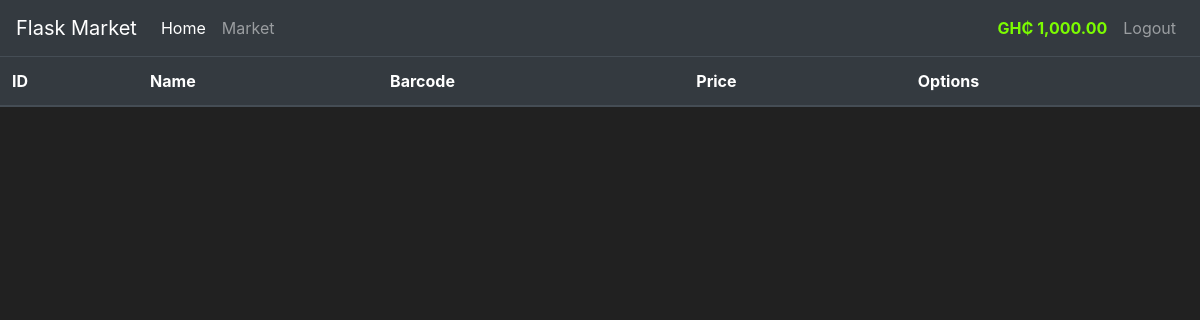
/market (signed in), run on an earlier commit of the app's database.
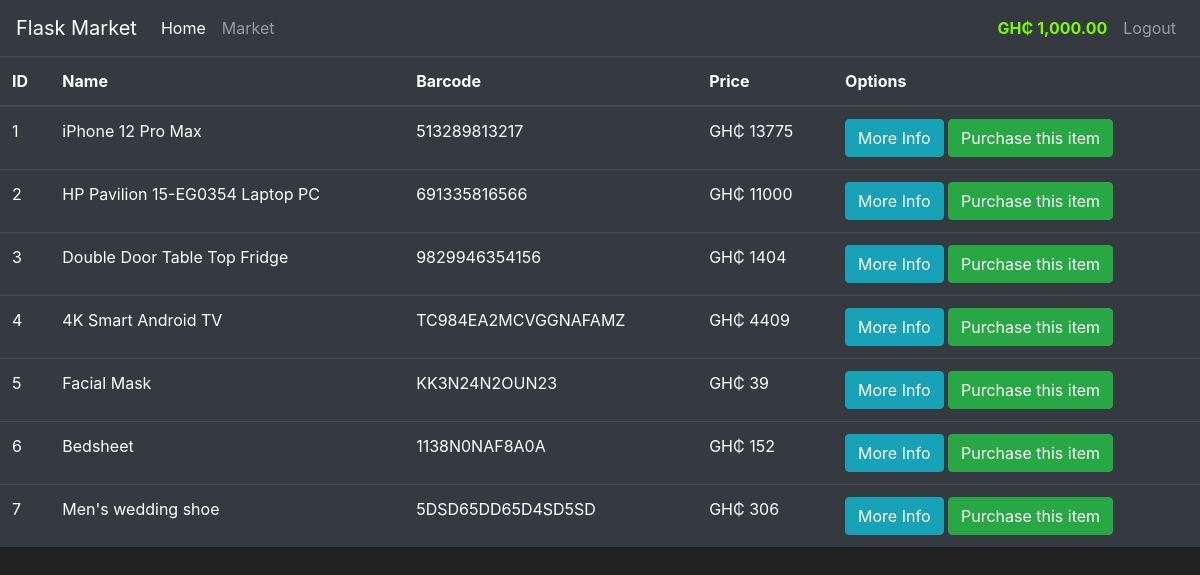
And on a later commit of the database.
### market/models.py (models this page shows, shortened)
class User(db.Model, UserMixin):
    id = db.Column(db.Integer(), primary_key=True)
    username = db.Column(db.String(150), unique=True, nullable=False)
    email = db.Column(db.String(150), unique=True, nullable=False)
    password = db.Column(db.String(60), nullable=False)
    budget =db.Column(db.Integer(), nullable=False, default=1000)
    items = db.relationship('Item', backref='user', lazy=True)
    @property
    def formatted_budget(self):
        formatted_number = "{:,.2f}".format(self.budget)
        return f"{formatted_number}"

class Item(db.Model):
    id = db.Column(db.Integer, primary_key=True)
    name = db.Column(db.String(150), nullable=False, unique=True)
    price = db.Column(db.Integer(), nullable=False)
    barcode = db.Column(db.String(12), nullable=False, unique=True)
    description = db.Column(db.String(1024), nullable=False, unique=True)
    owner_id = db.Column(db.Integer(), db.ForeignKey('user.id'))

### market/views.py (the view)
@views.route("/market")
@login_required
def market_page():
    items = Item.query.all()
    return render_template("market.html", items=items)

### market/__init__.py (called while the page is built)
def create_app():
    app = Flask(__name__)
    app.config['SECRET_KEY'] = '348ae77e29d4f051960c9288'
    app.config['SQLALCHEMY_DATABASE_URI'] = "sqlite:///" + DB_NAME
    db.init_app(app)
    from .models import Item, RegisterForm, User, LoginForm
    from .views import views
    app.register_blueprint(views, url_prefix="/")
    create_database(app)
    login_manager = LoginManager()
    login_manager.login_view = "views.login_page"
    login_manager.login_message_category = "info"
    login_manager.init_app(app)
    @login_manager.user_loader
    def load_user(id):
        return User.query.get(int(id))
    return app

### market/templates/market.html
{% extends 'base.html' %} {% block title %} Market {% endblock %} {% block
content %}
<table class="table table-hover table-dark">
  <thead>
    <tr>
      <th scope="col">ID</th>
      <th scope="col">Name</th>
      <th scope="col">Barcode</th>
      <th scope="col">Price</th>
      <th scope="col">Options</th>
    </tr>
  </thead>
  <tbody>
    {% for item in items %}
    <tr>
      <td>{{ item.id }}</td>
      <td>{{ item.name }}</td>
      <td>{{ item.barcode }}</td>
      <td>GH₵ {{ item.price }}</td>
      <td>
        <button class="btn btn-outline btn-info">More Info</button>
        <button class="btn btn-outline btn-success">Purchase this item</button>
      </td>
    </tr>
    {% endfor %}
  </tbody>
</table>
{% endblock %}

### market/templates/base.html (shortened to what this page needs)
<!doctype html>
<html lang="en">
   <head>
      <link rel="stylesheet" href="https://cdn.jsdelivr.net/npm/bootstrap@4.5.3/dist/css/bootstrap.min.css">
   </head>
   <body>
    <nav class="navbar navbar-expand-md navbar-dark bg-dark">
      <a class="navbar-brand" href="#">Flask Market</a>
      <div class="collapse navbar-collapse" id="navbarNav">
        {% if current_user.is_authenticated %}
          <ul class="navbar-nav mr-auto">
            <li class="nav-item active">
                <a class="nav-link" href="{{ url_for('views.home_page') }}">Home <span class="sr-only">(current)</span></a>
            </li>
            <li class="nav-item">
                <a class="nav-link" href="{{ url_for('views.market_page') }}">Market</a>
            </li>
          </ul>
          <ul class="navbar-nav">
            <li class="nav-item">
              <a class="nav-link" style="color: lawngreen; font-weight: bold">
                GH₵ {{current_user.formatted_budget }}
              </a>
            </li>
            <li class="nav-item">
                <a class="nav-link" href="{{ url_for('views.logout_page') }}">Logout</a>
            </li>
          </ul>
        {% endif %}
      </div>
    </nav>
      {% block content %}
      {% endblock %}
   </body>
</html>

### market/templates/base.html (style rules this page uses)
body { background-color: #212121; color: white }

What changed in the data, as far as the page shows it:
added Item: id "1", name "iPhone 12 Pro Max", barcode "513289813217", price "13775"
added Item: id "2", name "HP Pavilion 15-EG0354 Laptop PC", barcode "691335816566", price "11000"
added Item: id "3", name "Double Door Table Top Fridge", barcode "9829946354156", price "1404"
added Item: id "4", name "4K Smart Android TV", barcode "TC984EA2MCVGGNAFAMZ", price "4409"
added Item: id "5", name "Facial Mask", barcode "KK3N24N2OUN23", price "39"
added Item: id "6", name "Bedsheet", barcode "1138N0NAF8A0A", price "152"
added Item: id "7", name "Men's wedding shoe", barcode "5DSD65DD65D4SD5SD", price "306"
